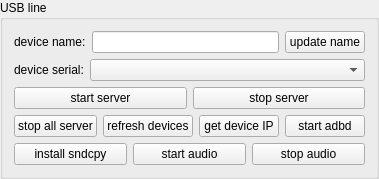
       <widget class="QGroupBox" name="usbGroupBox">
        <property name="sizePolicy">
         <sizepolicy hsizetype="Preferred" vsizetype="Preferred">
          <horstretch>0</horstretch>
          <verstretch>0</verstretch>
         </sizepolicy>
        </property>
        <property name="title">
         <string>USB line</string>
        </property>
        <layout class="QVBoxLayout" name="verticalLayout">
         <item>
          <layout class="QHBoxLayout" name="horizontalLayout_10">
           <item>
            <widget class="QLabel" name="label_9">
             <property name="sizePolicy">
              <sizepolicy hsizetype="Preferred" vsizetype="Preferred">
               <horstretch>0</horstretch>
               <verstretch>0</verstretch>
              </sizepolicy>
             </property>
             <property name="text">
              <string>device name:</string>
             </property>
            </widget>
           </item>
           <item>
            <widget class="QLineEdit" name="userNameEdt">
             <property name="sizePolicy">
              <sizepolicy hsizetype="MinimumExpanding" vsizetype="Preferred">
               <horstretch>0</horstretch>
               <verstretch>0</verstretch>
              </sizepolicy>
             </property>
            </widget>
           </item>
           <item>
            <widget class="QPushButton" name="updateNameBtn">
             <property name="sizePolicy">
              <sizepolicy hsizetype="Preferred" vsizetype="Preferred">
               <horstretch>0</horstretch>
               <verstretch>0</verstretch>
              </sizepolicy>
             </property>
             <property name="text">
              <string>update name</string>
             </property>
             <property name="autoDefault">
              <bool>false</bool>
             </property>
            </widget>
           </item>
          </layout>
         </item>
         <item>
          <widget class="QWidget" name="usbWidget1" native="true">
           <property name="sizePolicy">
            <sizepolicy hsizetype="Preferred" vsizetype="Preferred">
             <horstretch>0</horstretch>
             <verstretch>0</verstretch>
            </sizepolicy>
           </property>
          <layout class="QVBoxLayout" name="verticalLayout_usbDevice">
            <property name="leftMargin">
             <number>0</number>
            </property>
            <property name="topMargin">
             <number>0</number>
            </property>
            <property name="rightMargin">
             <number>0</number>
            </property>
            <property name="bottomMargin">
             <number>0</number>
            </property>
            <item>
             <layout class="QHBoxLayout" name="horizontalLayout_serial">
              <property name="spacing">
               <number>6</number>
              </property>
              <property name="leftMargin">
               <number>0</number>
              </property>
              <property name="topMargin">
               <number>0</number>
              </property>
              <property name="rightMargin">
               <number>0</number>
              </property>
              <property name="bottomMargin">
               <number>0</number>
              </property>
              <item>
               <widget class="QLabel" name="label_2">
                <property name="sizePolicy">
                 <sizepolicy hsizetype="Maximum" vsizetype="Preferred">
                  <horstretch>0</horstretch>
                  <verstretch>0</verstretch>
                 </sizepolicy>
                </property>
                <property name="text">
                 <string>device serial:</string>
                </property>
               </widget>
              </item>
              <item>
               <widget class="QComboBox" name="serialBox">
                <property name="sizePolicy">
                 <sizepolicy hsizetype="MinimumExpanding" vsizetype="Preferred">
                  <horstretch>1</horstretch>
                  <verstretch>0</verstretch>
                 </sizepolicy>
                </property>
                <property name="minimumSize">
                 <size>
                  <width>180</width>
                  <height>0</height>
                 </size>
                </property>
               </widget>
              </item>
             </layout>
            </item>
            <item>
             <layout class="QHBoxLayout" name="horizontalLayout_server">
              <property name="spacing">
               <number>6</number>
              </property>
              <property name="leftMargin">
               <number>0</number>
              </property>
              <property name="topMargin">
               <number>0</number>
              </property>
              <property name="rightMargin">
               <number>0</number>
              </property>
              <property name="bottomMargin">
               <number>0</number>
              </property>
              <item>
               <widget class="QPushButton" name="startServerBtn">
                <property name="sizePolicy">
                 <sizepolicy hsizetype="MinimumExpanding" vsizetype="Preferred">
                  <horstretch>1</horstretch>
                  <verstretch>0</verstretch>
                 </sizepolicy>
                </property>
                <property name="text">
                 <string>start server</string>
                </property>
                <property name="autoDefault">
                 <bool>false</bool>
                </property>
               </widget>
              </item>
              <item>
               <widget class="QPushButton" name="stopServerBtn">
                <property name="sizePolicy">
                 <sizepolicy hsizetype="MinimumExpanding" vsizetype="Preferred">
                  <horstretch>1</horstretch>
                  <verstretch>0</verstretch>
                 </sizepolicy>
                </property>
                <property name="text">
                 <string>stop server</string>
                </property>
                <property name="autoDefault">
                 <bool>false</bool>
                </property>
               </widget>
              </item>
             </layout>
            </item>
           </layout>
          </widget>
         </item>
         <item>
          <widget class="QWidget" name="usbWidget2" native="true">
           <property name="sizePolicy">
            <sizepolicy hsizetype="Preferred" vsizetype="Preferred">
             <horstretch>0</horstretch>
             <verstretch>0</verstretch>
            </sizepolicy>
           </property>
           <layout class="QHBoxLayout" name="horizontalLayout_4">
            <property name="leftMargin">
             <number>0</number>
            </property>
            <property name="topMargin">
             <number>0</number>
            </property>
            <property name="rightMargin">
             <number>0</number>
            </property>
            <property name="bottomMargin">
             <number>0</number>
            </property>
            <item>
             <widget class="QPushButton" name="stopAllServerBtn">
              <property name="sizePolicy">
               <sizepolicy hsizetype="Preferred" vsizetype="Preferred">
                <horstretch>0</horstretch>
                <verstretch>0</verstretch>
               </sizepolicy>
              </property>
              <property name="text">
               <string>stop all server</string>
              </property>
             </widget>
            </item>
            <item>
             <widget class="QPushButton" name="updateDevice">
              <property name="sizePolicy">
               <sizepolicy hsizetype="Preferred" vsizetype="Preferred">
                <horstretch>0</horstretch>
                <verstretch>0</verstretch>
               </sizepolicy>
              </property>
              <property name="text">
               <string>refresh devices</string>
              </property>
              <property name="autoDefault">
               <bool>false</bool>
              </property>
             </widget>
            </item>
            <item>
             <widget class="QPushButton" name="getIPBtn">
              <property name="sizePolicy">
               <sizepolicy hsizetype="Preferred" vsizetype="Preferred">
                <horstretch>0</horstretch>
                <verstretch>0</verstretch>
               </sizepolicy>
              </property>
              <property name="text">
               <string>get device IP</string>
              </property>
              <property name="autoDefault">
               <bool>false</bool>
              </property>
             </widget>
            </item>
            <item>
             <widget class="QPushButton" name="startAdbdBtn">
              <property name="sizePolicy">
               <sizepolicy hsizetype="Preferred" vsizetype="Preferred">
                <horstretch>0</horstretch>
                <verstretch>0</verstretch>
               </sizepolicy>
              </property>
              <property name="text">
               <string>start adbd</string>
              </property>
              <property name="autoDefault">
               <bool>false</bool>
              </property>
             </widget>
            </item>
           </layout>
          </widget>
         </item>
         <item>
          <widget class="QWidget" name="usbWidget3" native="true">
           <layout class="QHBoxLayout" name="horizontalLayout_12">
            <property name="leftMargin">
             <number>0</number>
            </property>
            <property name="topMargin">
             <number>0</number>
            </property>
            <property name="rightMargin">
             <number>0</number>
            </property>
            <property name="bottomMargin">
             <number>0</number>
            </property>
            <item>
             <widget class="QPushButton" name="installSndcpyBtn">
              <property name="sizePolicy">
               <sizepolicy hsizetype="Preferred" vsizetype="Preferred">
                <horstretch>0</horstretch>
                <verstretch>0</verstretch>
               </sizepolicy>
              </property>
              <property name="text">
               <string>install sndcpy</string>
              </property>
             </widget>
            </item>
            <item>
             <widget class="QPushButton" name="startAudioBtn">
              <property name="sizePolicy">
               <sizepolicy hsizetype="Preferred" vsizetype="Preferred">
                <horstretch>0</horstretch>
                <verstretch>0</verstretch>
               </sizepolicy>
              </property>
              <property name="text">
               <string>start audio</string>
              </property>
             </widget>
            </item>
            <item>
             <widget class="QPushButton" name="stopAudioBtn">
              <property name="sizePolicy">
               <sizepolicy hsizetype="Preferred" vsizetype="Preferred">
                <horstretch>0</horstretch>
                <verstretch>0</verstretch>
               </sizepolicy>
              </property>
              <property name="text">
               <string>stop audio</string>
              </property>
             </widget>
            </item>
           </layout>
          </widget>
         </item>
        </layout>
       </widget>
